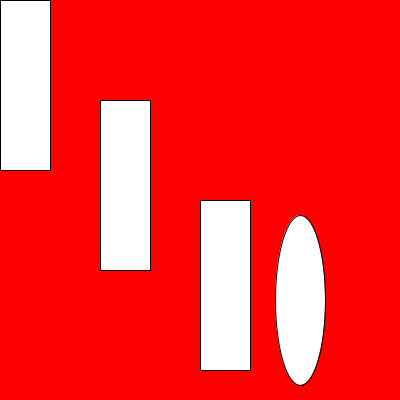
Frame 1 (no input)
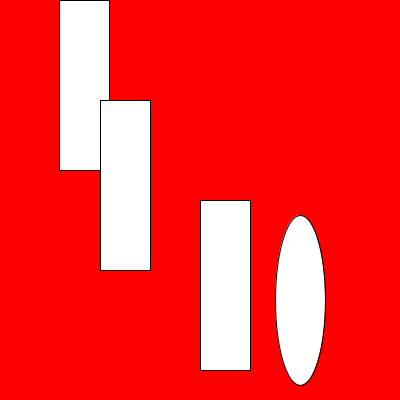
Frame 60 (the mouse pressed at the canvas centre just before this capture)
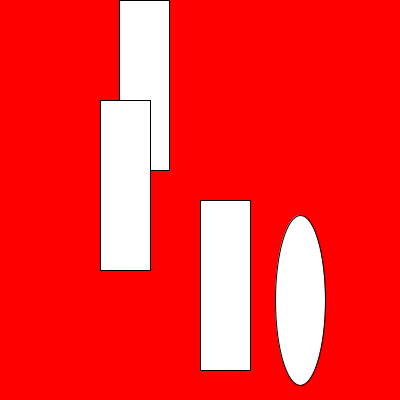
Frame 120 (the mouse held since frame 60 and released just before this capture)

The Processing sketch that drew these frames (run headless with seeded random() and noise(); from frame 60 on, the mouse is pressed at the canvas centre):

// Processing sketch: variables_1
// ── variables_1.pde
float ancho;
float alto;
float posX;
float posY;
void setup() {
  size(400, 400);
  ancho = 50;
  alto = 170;
  posX = 0;
  posY = 0;
}
void draw() {
  background(255, 0, 0);
  rect(posX, posY, ancho, alto);
  rect(100, 100, ancho, alto);
  rect(200, 200, ancho, alto);
  ellipse(300, 300, ancho, alto);
  posX++;
}
